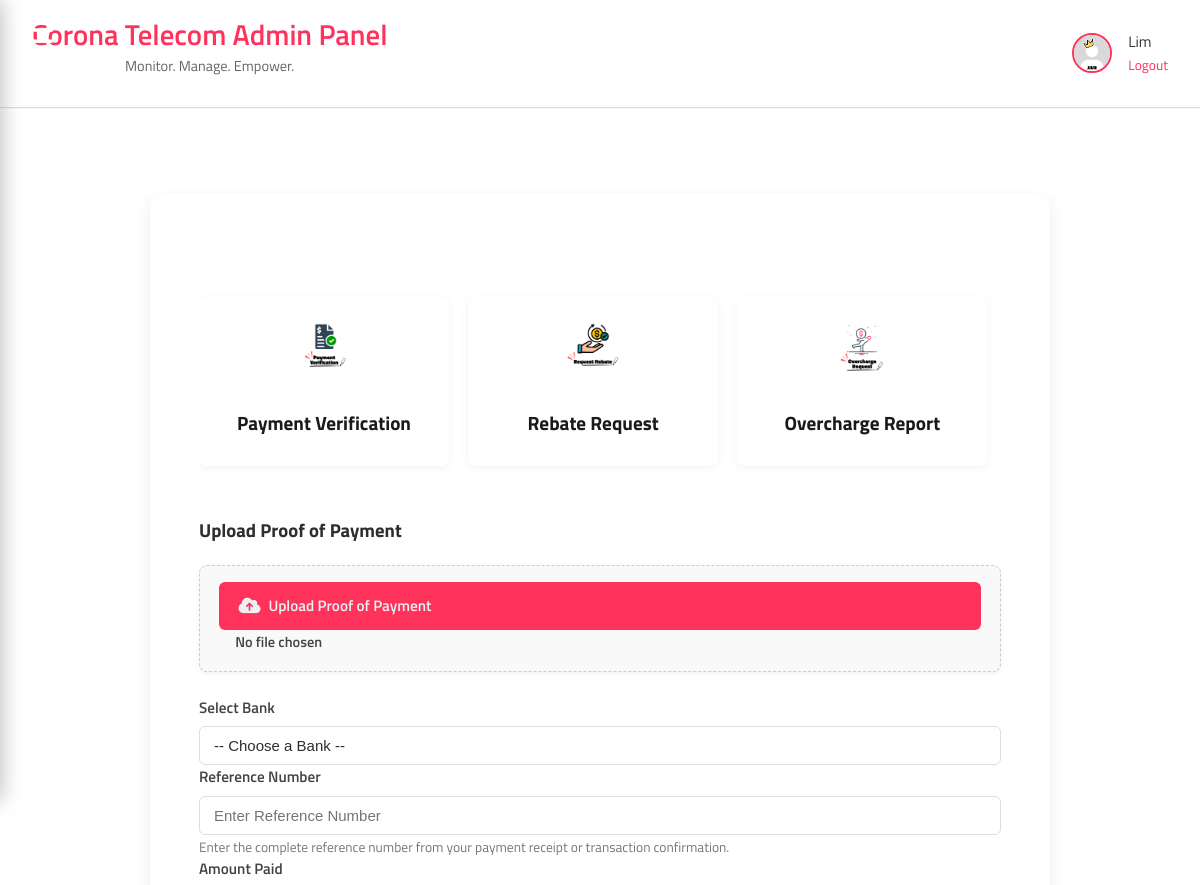
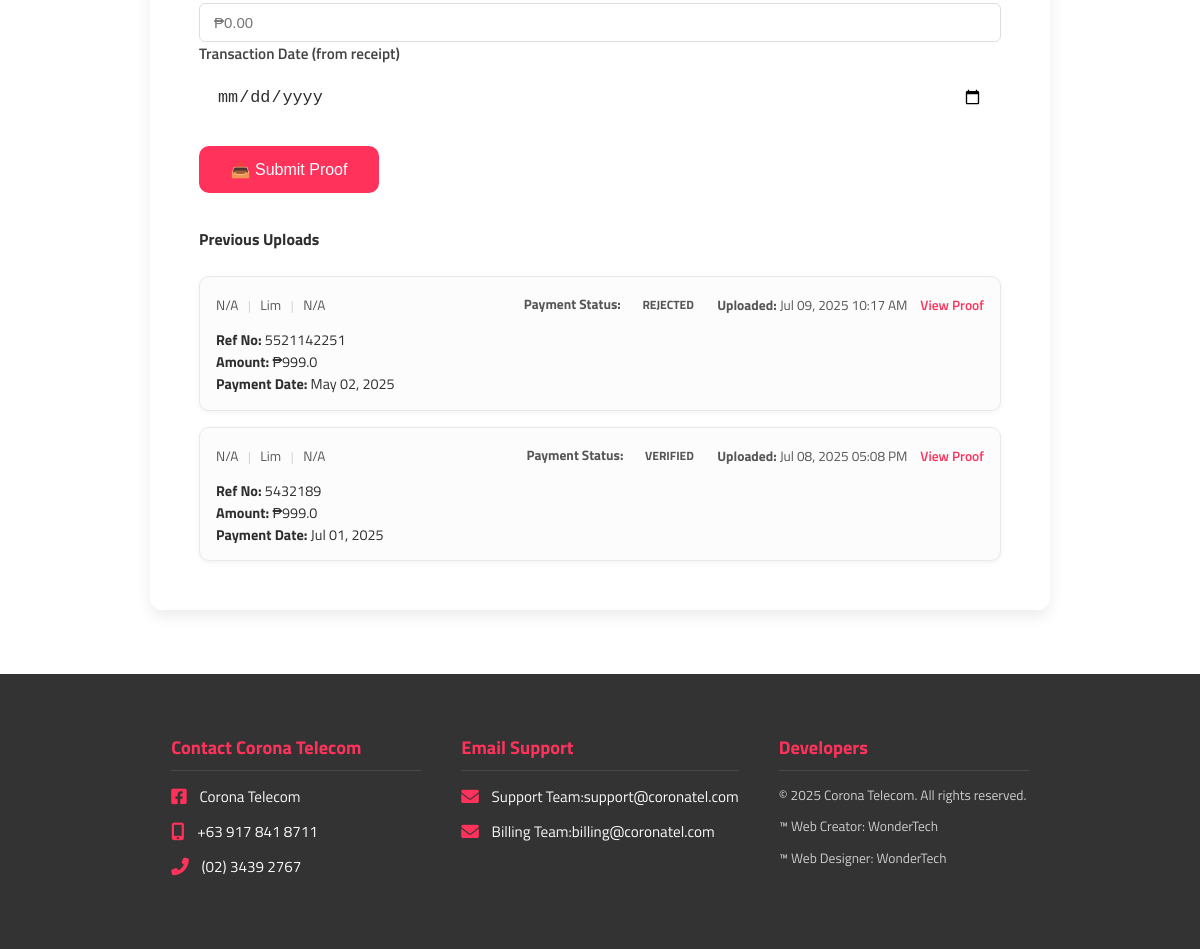
The page /cx/dashboard?tab=billing (signed in) on the database its author committed (2 pictures, top to bottom).
### models.py (models this page shows, shortened)
class AdminUser(db.Model, UserMixin):
    id = db.Column(db.Integer, primary_key=True)
    email = db.Column(db.String(150), nullable=False)
    name = db.Column(db.String(100))
    password_hash = db.Column(db.String(255), nullable=False)
    avatar = db.Column(db.String(255))

class PaymentProof(db.Model):
    id = db.Column(db.Integer, primary_key=True)
    filename = db.Column(db.String(255))
    cx_id = db.Column(db.Integer, db.ForeignKey('cx.id'))
    uploaded_at = db.Column(db.DateTime, default=datetime.utcnow)
    reference_number = db.Column(db.String(100))
    payment_date = db.Column(db.Date)
    amount = db.Column(db.Float)
    status = db.Column(db.String(20), default='PENDING')  # PENDING, VERIFIED, REJECTED
    cx = db.relationship('Cx', backref='payment_proofs')

### app.py (the view)
@app.route('/cx/dashboard')
@login_required
def cx_dashboard():
    tab = request.args.get('tab', 'home')
    verified = request.args.get('verified')
    age = calculate_age(current_user.birthdate) if hasattr(current_user, 'birthdate') else None
    uploads = PaymentProof.query.filter_by(cx_id=current_user.id).order_by(PaymentProof.uploaded_at.desc()).all()
    requests = CxRequest.query.filter_by(cx_id=current_user.id).order_by(CxRequest.uploaded_at.desc()).all()
    previous_rebates = [r for r in requests if r.type == 'rebate']
    previous_overcharges = [r for r in requests if r.type == 'overcharge']
    soa_files = SOA.query.filter_by(cx_id=current_user.id).order_by(SOA.uploaded_at.desc()).all()
    payment_notifications = []
    for proof in uploads:
        if proof.status == 'VERIFIED':
            msg = f"✅ Your payment from {proof.payment_date.strftime('%b %d')} was marked as VERIFIED."
        elif proof.status == 'REJECTED':
            msg = f"❌ Your payment from {proof.payment_date.strftime('%b %d')} was REJECTED. Please re-upload."
        elif proof.status == 'PENDING':
            msg = f"⏳ Your payment from {proof.payment_date.strftime('%b %d')} is still pending verification."
        else:
            msg = f"ℹ️ Your payment from {proof.payment_date.strftime('%b %d')} has status: {proof.status}."
        payment_notifications.append({
            'id': proof.id,
            'date': proof.payment_date.strftime('%b %d, %Y'),
            'amount': proof.amount,
            'status': proof.status,
            'message': msg
        })
    return render_template(
        'cx/dashboard.html',
        active_tab=tab,
        tab=tab,
        age=age,
        dashboard_header=True,
        previous_uploads=uploads,
        user_requests=requests,
        payment_notifications=payment_notifications,
        verified=verified,
        now=datetime.now(),
        previous_rebates=previous_rebates,
        previous_overcharges=previous_overcharges,
        soa_files=soa_files
    )

### app.py (called while the page is built)
@login_manager.user_loader
def load_user(user_id):
    user_type = session.get('user_type')
    if user_type == 'admin':
        return AdminUser.query.get(int(user_id))
    else:
        return Cx.query.get(int(user_id))  # Cx model for customers

### templates/cx/dashboard.html (shortened to what this page needs)
{% extends "base.html" %}
{% block content %}
<link rel="stylesheet" href="{{ url_for('static', filename='style.css') }}">
<button id="sidebarToggle" class="toggle-btn">☰</button>
<div class="main" id="main">
    <div class="tab-wrapper">
        {% if active_tab == 'profile' %}
            {% include 'cx/profile_tab.html' %}
        {% elif active_tab == 'billing' %}
            {% include 'cx/billing_tab.html' %}
        {% endif %}
    </div>
</div>
{% endblock %}

### templates/base.html (shortened to what this page needs)
<!DOCTYPE html>
<html lang="en">
<head>
  <link rel="stylesheet" href="https://cdnjs.cloudflare.com/ajax/libs/font-awesome/5.15.4/css/all.min.css">
  <link rel="stylesheet" href="https://cdnjs.cloudflare.com/ajax/libs/font-awesome/6.0.0-beta3/css/all.min.css">
  {% if config['ENV_MODE'] == 'production' %}
    <link rel="stylesheet" href="{{ url_for('static', filename='css/purged.css') }}">
  {% else %}
    <link rel="stylesheet" href="{{ url_for('static', filename='css/style.css') }}">
  {% endif %}
</head>
<body>
{% if current_user.is_authenticated and session.get('user_type') == 'admin' and current_user.__class__.__name__ == 'AdminUser' %}
  <header class="admin-header">
      <div class="admin-header-content">
          <div class="admin-title-group">
              <h1 class="admin-main-title">Corona Telecom Admin Panel</h1>
              <p class="admin-subtitle">Monitor. Manage. Empower.</p>
          </div>
          <div class="admin-user-controls">
              <img src="{{ url_for('static', filename='images/' + (current_user.avatar or 'admin.png')) }}" alt="Admin Avatar" class="admin-avatar">
              <div class="admin-user-info">
                  <span class="admin-name">{{ current_user.name or current_user.email }}</span>
                  <a href="{{ url_for('logout') }}" class="admin-logout-btn">Logout</a>
              </div>
          </div>
      </div>
  </header>
{% endif %}
 <main>
  {% block content %}{% endblock %}
</main>
 <footer class="main-footer">
    <div class="footer-content">
        <div class="footer-section contact-info">
            <h3>Contact Corona Telecom</h3>
            <p><i class="fab fa-facebook-square"></i> <a href="https://www.facebook.com/CoronaTelecom" target="_blank" rel="noopener noreferrer">Corona Telecom</a></p>
            <p><i class="fas fa-mobile-alt"></i> <a href="tel:+639123456789">+63 917 841 8711</a></p>
            <p><i class="fas fa-phone-alt"></i>  <a href="tel:+63821234567">(02) 3439 2767</a></p>
        </div>
        <div class="footer-section email-info">
            <h3>Email Support</h3>
            <p><i class="fas fa-envelope"></i> Support Team: <a href="mailto:support@coronatel.com">support@coronatel.com</a></p>
            <p><i class="fas fa-envelope"></i> Billing Team: <a href="mailto:billing@coronatel.com">billing@coronatel.com</a></p>
        </div>
        <div class="footer-section footer-bottom">
        <h3>Developers</h3>
        <p>&copy; 2025 Corona Telecom. All rights reserved.</p>
		<p>&trade; Web Creator: WonderTech</p>
		<p>&trade; Web Designer: WonderTech</p>
    </div>
</footer>
</body>
</html>

### templates/cx/billing_tab.html (shortened to what this page needs)
<div class="billing-section">
    <div class="features-grid billing-features">
    <div class="feature-card billing-feature-card active" onclick="showTab('upload', this)" data-tab="upload">
        <img src="{{ url_for('static', filename='images/payment_verification.png') }}" alt="Payment Verification">
        <h3>Payment Verification</h3>
    </div>
    <div class="feature-card billing-feature-card" onclick="showTab('rebate', this)" data-tab="rebate">
        <img src="{{ url_for('static', filename='images/request_rebate.png') }}" alt="Rebate Request">
        <h3>Rebate Request</h3>
    </div>
    <div class="feature-card billing-feature-card" onclick="showTab('overcharge', this)" data-tab="overcharge">
        <img src="{{ url_for('static', filename='images/overcharge_request.png') }}" alt="Overcharge Report">
        <h3>Overcharge Report</h3>
    </div>
</div>
    <div id="upload" class="tab-content active">
        <h3>Upload Proof of Payment</h3>
        <form id="uploadForm" action="{{ url_for('upload_proof') }}" method="POST" enctype="multipart/form-data">
            <div class="form-group custom-file-upload-group">
                <label for="proof_file" class="upload-label">
                    <span class="upload-button">
                        <i class="fas fa-cloud-upload-alt"></i> Upload Proof of Payment
                    </span>
                    <span id="file-name" class="file-name">No file chosen</span>
                </label>
            </div>
            <div class="form-group">
                <label for="bank_select">Select Bank</label>
                <select id="bank_select" name="bank" required>
                    <option value="" disabled selected>-- Choose a Bank --</option>
                </select>
            </div>
            <div class="form-group">
                <label for="reference_number">Reference Number</label>
                <input type="text" name="reference_number" id="reference_number" placeholder="Enter Reference Number" required>
                <small id="ref_hint" class="form-hint-text"></small>
            </div>
            <div class="form-group">
                <label for="amount_paid">Amount Paid</label>
                <input type="number" name="amount" id="amount_paid" min="1" step="0.01" placeholder="₱0.00" required>
            </div>
            <div class="form-group">
                <label for="payment_date">Transaction Date (from receipt)</label>
                <input type="date" name="payment_date" id="payment_date" required>
            </div>
            <button type="submit" class="action-btn">📤 Submit Proof</button>
        </form>
       {% if previous_uploads %}
    <h4 class="mt-4">Previous Uploads</h4>
    <div class="proof-history">
        {% for proof in previous_uploads %}
        <div class="proof-card">
            <div class="proof-card-header-line">
                <div class="proof-main-info">
                    <span class="proof-location">{{ current_user.location_region or 'N/A' }}</span>
                    <span class="separator">|</span>
                    <span class="proof-account-name">{{ current_user.name or 'N/A' }}</span>
                    <span class="separator">|</span>
                    <span class="proof-account-number">{{ current_user.account_number or 'N/A' }}</span>
                </div>
                <div class="proof-secondary-info">
                    <span class="proof-status-display">
                        <strong>Payment Status:</strong>
                        <span class="proof-status status-{{ proof.status | lower }}">{{ proof.status }}</span>
                    </span>
                    <span class="proof-uploaded-display">
                        <strong>Uploaded:</strong> {{ proof.uploaded_at.strftime('%b %d, %Y %I:%M %p') }}
                    </span>
                    <a href="{{ url_for('static', filename='uploads/' + proof.filename) }}" target="_blank" class="view-proof-link">View Proof</a>
                </div>
            </div>
            <div class="proof-card-details">
                <p><strong>Ref No:</strong> {{ proof.reference_number }}</p>
                <p><strong>Amount:</strong> ₱{{ proof.amount }}</p>
                <p><strong>Payment Date:</strong> {{ proof.payment_date.strftime('%b %d, %Y') }}</p>
            </div>
        </div>
        {% endfor %}
    </div>
{% endif %}
    </div>

### rows shown on the page
AdminUser: name "Lim"
PaymentProof: location_region "N/A", account_number "N/A", status "REJECTED", uploaded_at "Jul 09, 2025 10:17 AM", reference_number "5521142251", amount "999.0", payment_date "May 02, 2025"
PaymentProof: location_region "N/A", account_number "N/A", status "VERIFIED", uploaded_at "Jul 08, 2025 05:08 PM", reference_number "5432189", amount "999.0", payment_date "Jul 01, 2025"
